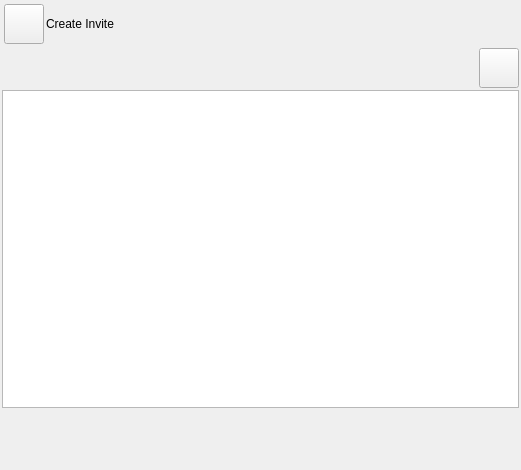
<?xml version="1.0" encoding="UTF-8"?>
<ui version="4.0">
 <class>SessionWidgetClass</class>
 <widget class="QWidget" name="SessionWidgetClass">
  <property name="geometry">
   <rect>
    <x>0</x>
    <y>0</y>
    <width>521</width>
    <height>470</height>
   </rect>
  </property>
  <property name="sizePolicy">
   <sizepolicy hsizetype="Expanding" vsizetype="Expanding">
    <horstretch>0</horstretch>
    <verstretch>0</verstretch>
   </sizepolicy>
  </property>
  <property name="windowTitle">
   <string>Form</string>
  </property>
  <layout class="QVBoxLayout" name="verticalLayout">
   <property name="spacing">
    <number>2</number>
   </property>
   <property name="leftMargin">
    <number>2</number>
   </property>
   <property name="topMargin">
    <number>2</number>
   </property>
   <property name="rightMargin">
    <number>2</number>
   </property>
   <property name="bottomMargin">
    <number>2</number>
   </property>
   <item>
    <widget class="QFrame" name="m_CreateInviteFrame">
     <layout class="QHBoxLayout" name="horizontalLayout_11">
      <property name="spacing">
       <number>2</number>
      </property>
      <property name="leftMargin">
       <number>2</number>
      </property>
      <property name="topMargin">
       <number>2</number>
      </property>
      <property name="rightMargin">
       <number>2</number>
      </property>
      <property name="bottomMargin">
       <number>2</number>
      </property>
      <item>
       <widget class="VxPushButton" name="m_CreateInviteButton">
        <property name="sizePolicy">
         <sizepolicy hsizetype="Fixed" vsizetype="Fixed">
          <horstretch>0</horstretch>
          <verstretch>0</verstretch>
         </sizepolicy>
        </property>
        <property name="minimumSize">
         <size>
          <width>40</width>
          <height>40</height>
         </size>
        </property>
        <property name="text">
         <string notr="true"/>
        </property>
       </widget>
      </item>
      <item>
       <widget class="QLabel" name="m_CreateInviteLabel">
        <property name="sizePolicy">
         <sizepolicy hsizetype="Preferred" vsizetype="Ignored">
          <horstretch>0</horstretch>
          <verstretch>0</verstretch>
         </sizepolicy>
        </property>
        <property name="text">
         <string>Create Invite</string>
        </property>
       </widget>
      </item>
      <item>
       <spacer name="horizontalSpacer_8">
        <property name="orientation">
         <enum>Qt::Horizontal</enum>
        </property>
        <property name="sizeHint" stdset="0">
         <size>
          <width>40</width>
          <height>20</height>
         </size>
        </property>
       </spacer>
      </item>
     </layout>
    </widget>
   </item>
   <item>
    <layout class="QHBoxLayout" name="horizontalLayout">
     <item>
      <widget class="IdentOfferWidget" name="m_IdentWidget" native="true"/>
     </item>
     <item>
      <widget class="VxPushButton" name="m_BootButton">
       <property name="sizePolicy">
        <sizepolicy hsizetype="Fixed" vsizetype="Fixed">
         <horstretch>0</horstretch>
         <verstretch>0</verstretch>
        </sizepolicy>
       </property>
       <property name="minimumSize">
        <size>
         <width>40</width>
         <height>40</height>
        </size>
       </property>
       <property name="text">
        <string notr="true"/>
       </property>
      </widget>
     </item>
    </layout>
   </item>
   <item>
    <widget class="HistoryListWidget" name="m_HistoryList">
     <property name="sizePolicy">
      <sizepolicy hsizetype="Expanding" vsizetype="Expanding">
       <horstretch>0</horstretch>
       <verstretch>0</verstretch>
      </sizepolicy>
     </property>
    </widget>
   </item>
   <item>
    <widget class="ChatEntryWidget" name="m_ChatEntry" native="true">
     <property name="sizePolicy">
      <sizepolicy hsizetype="Expanding" vsizetype="Preferred">
       <horstretch>0</horstretch>
       <verstretch>0</verstretch>
      </sizepolicy>
     </property>
     <property name="minimumSize">
      <size>
       <width>0</width>
       <height>42</height>
      </size>
     </property>
    </widget>
   </item>
   <item>
    <widget class="QLabel" name="m_StatusLabel">
     <property name="sizePolicy">
      <sizepolicy hsizetype="Expanding" vsizetype="Preferred">
       <horstretch>0</horstretch>
       <verstretch>0</verstretch>
      </sizepolicy>
     </property>
     <property name="text">
      <string/>
     </property>
    </widget>
   </item>
  </layout>
 </widget>
 <customwidgets>
  <customwidget>
   <class>VxPushButton</class>
   <extends>QPushButton</extends>
   <header>VxPushButton.h</header>
  </customwidget>
  <customwidget>
   <class>ChatEntryWidget</class>
   <extends>QWidget</extends>
   <header>ChatEntryWidget.h</header>
   <container>1</container>
  </customwidget>
  <customwidget>
   <class>HistoryListWidget</class>
   <extends>QListWidget</extends>
   <header>HistoryListWidget.h</header>
  </customwidget>
  <customwidget>
   <class>IdentOfferWidget</class>
   <extends>QWidget</extends>
   <header>IdentOfferWidget.h</header>
   <container>1</container>
  </customwidget>
 </customwidgets>
 <resources/>
 <connections/>
</ui>
